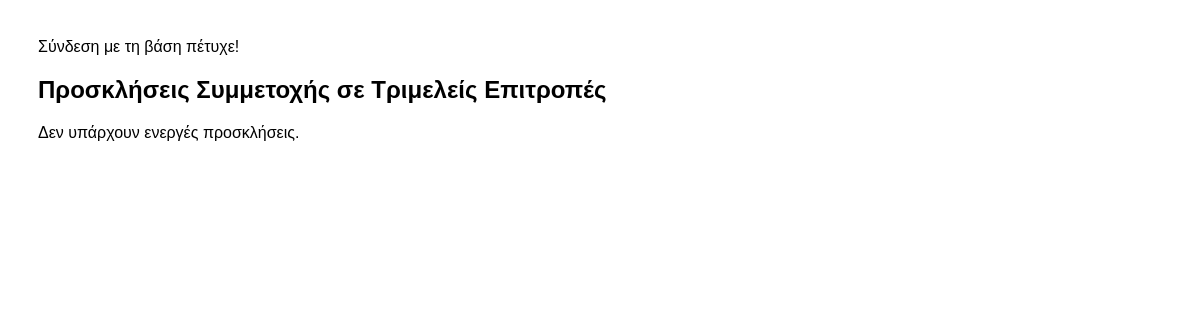
/demo/committee_invitations.php (signed in), run on an earlier commit of the app's database.
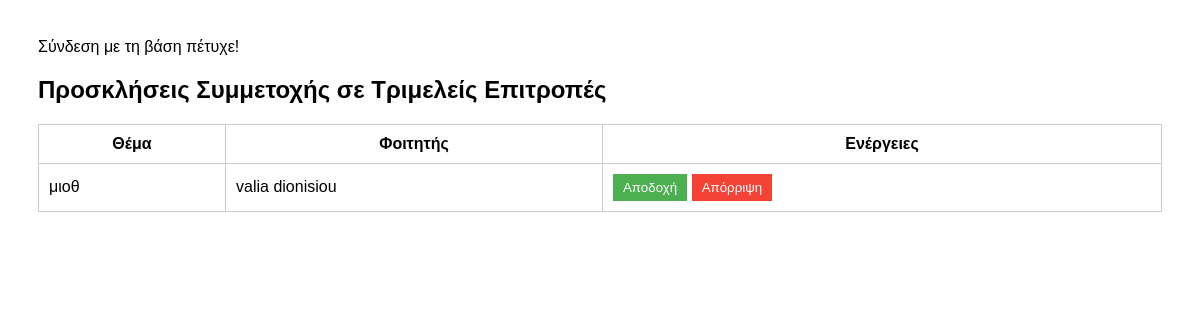
And on a later commit of the database.
### tables this page shows
CREATE TABLE `committee_requests` (
  `id` int(11) NOT NULL,
  `topic_id` int(11) DEFAULT NULL,
  `teacher_id` int(11) DEFAULT NULL,
  `status` enum('pending','accepted','rejected','cancelled') DEFAULT 'pending',
  `requested_at` datetime NOT NULL DEFAULT current_timestamp(),
  `responded_at` datetime DEFAULT NULL
);

CREATE TABLE `topics` (
  `id` int(11) UNSIGNED NOT NULL,
  `teacher_id` int(11) NOT NULL,
  `title` varchar(255) NOT NULL,
  `summary` text DEFAULT NULL,
  `pdf_path` varchar(255) DEFAULT NULL,
  `created_at` timestamp NOT NULL DEFAULT current_timestamp(),
  `assigned_time` datetime NOT NULL DEFAULT current_timestamp(),
  `confirmed_time` datetime DEFAULT NULL,
  `assigned_to` int(11) DEFAULT NULL,
  `status` enum('completed','available','temporary','confirmed','cancelled','for examination','awaiting_committee') DEFAULT 'available',
  `deadline` date DEFAULT NULL,
  `exam_datetime` datetime DEFAULT NULL,
  `exam_mode` enum('onsite','online') DEFAULT 'onsite',
  `exam_location` varchar(255) DEFAULT NULL,
  `extra_links` text DEFAULT NULL,
  `draft_pdf_path` varchar(255) DEFAULT NULL,
  `repository_url` varchar(255) DEFAULT NULL,
  `final_grade` float DEFAULT NULL,
  `cancel_reason` varchar(200) NOT NULL,
  `cancel_info` varchar(200) NOT NULL
);

CREATE TABLE `users` (
  `id` int(11) UNSIGNED NOT NULL,
  `am` int(11) NOT NULL,
  `name` varchar(100) NOT NULL,
  `surname` varchar(100) NOT NULL,
  `password` varchar(255) NOT NULL,
  `email` varchar(100) NOT NULL,
  `role` varchar(100) NOT NULL,
  `mobile_telephone` int(11) NOT NULL,
  `landline_telephone` int(11) NOT NULL,
  `contact_email` varchar(100) NOT NULL,
  `father_name` varchar(100) NOT NULL,
  `street` varchar(100) NOT NULL,
  `number` int(11) NOT NULL,
  `city` varchar(100) NOT NULL,
  `postcode` int(11) NOT NULL
);

### demo/committee_invitations.php (the view, shortened to what this page needs)
<?php
require 'config.php';
$teacher_id = $_SESSION["userid"];
$stmt = $db->prepare("
    SELECT cr.id AS request_id, cr.status, t.title, s.name AS student_name, s.surname AS student_surname
    FROM committee_requests cr
    JOIN topics t ON cr.topic_id = t.id
    JOIN users s ON t.assigned_to = s.id
    WHERE cr.teacher_id = ? AND cr.status = 'pending'
");
$stmt->bind_param("i", $teacher_id);
$stmt->execute();
$invitations = $stmt->get_result();
?>
<!DOCTYPE html>
<html lang="el">
<head>
</head>
<body>
<h2>Προσκλήσεις Συμμετοχής σε Τριμελείς Επιτροπές</h2>
<?php if ($invitations->num_rows === 0): ?>
    <p>Δεν υπάρχουν ενεργές προσκλήσεις.</p>
<?php else: ?>
    <table>
        <thead>
            <tr>
                <th>Θέμα</th>
                <th>Φοιτητής</th>
                <th>Ενέργειες</th>
            </tr>
        </thead>
        <tbody>
            <?php while ($row = $invitations->fetch_assoc()): ?>
                <tr>
                    <td><?= htmlspecialchars($row['title']) ?></td>
                    <td><?= htmlspecialchars($row['student_name'] . ' ' . $row['student_surname']) ?></td>
                    <td>
                        <form method="POST">
                            <button type="submit" name="action" value="accept" class="accept-btn">Αποδοχή</button>
                        </form>
                        <form method="POST">
                            <button type="submit" name="action" value="reject" class="reject-btn">Απόρριψη</button>
                        </form>
                    </td>
                </tr>
            <?php endwhile; ?>
        </tbody>
    </table>
<?php endif; ?>
</body>
</html>

What changed in the data, as far as the page shows it:
added committee_requests: topic.title "μιοθ", users.name+surname "valia dionisiou"
Also different on the page:
text no longer shown: "Δεν υπάρχουν ενεργές προσκλήσεις."
text now shown: "Θέμα Φοιτητής Ενέργειες"
